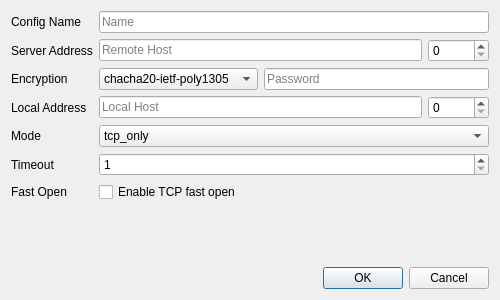
<?xml version="1.0" encoding="UTF-8"?>
<ui version="4.0">
 <class>EditDialog</class>
 <widget class="QDialog" name="EditDialog">
  <property name="geometry">
   <rect>
    <x>0</x>
    <y>0</y>
    <width>500</width>
    <height>300</height>
   </rect>
  </property>
  <property name="windowTitle">
   <string/>
  </property>
  <layout class="QVBoxLayout" name="verticalLayout">
   <item>
    <layout class="QGridLayout" name="gridLayout_2">
     <item row="6" column="1">
      <widget class="QCheckBox" name="checkBox_fastopen">
       <property name="text">
        <string>Enable TCP fast open</string>
       </property>
      </widget>
     </item>
     <item row="3" column="1">
      <layout class="QHBoxLayout" name="horizontalLayout_2">
       <item>
        <widget class="QLineEdit" name="lineEdit_localAddr">
         <property name="text">
          <string notr="true"/>
         </property>
         <property name="placeholderText">
          <string>Local Host</string>
         </property>
        </widget>
       </item>
       <item>
        <widget class="QSpinBox" name="spinBox_localPort">
         <property name="maximum">
          <number>65535</number>
         </property>
        </widget>
       </item>
      </layout>
     </item>
     <item row="5" column="0">
      <widget class="QLabel" name="label_timeout">
       <property name="text">
        <string>Timeout</string>
       </property>
      </widget>
     </item>
     <item row="5" column="1">
      <widget class="QSpinBox" name="spinBox_timeout">
       <property name="minimum">
        <number>1</number>
       </property>
       <property name="maximum">
        <number>3600</number>
       </property>
      </widget>
     </item>
     <item row="6" column="0">
      <widget class="QLabel" name="label_fastopen">
       <property name="text">
        <string>Fast Open</string>
       </property>
      </widget>
     </item>
     <item row="0" column="0">
      <widget class="QLabel" name="label_name">
       <property name="text">
        <string>Config Name</string>
       </property>
      </widget>
     </item>
     <item row="1" column="1">
      <layout class="QHBoxLayout" name="horizontalLayout_4">
       <item>
        <widget class="QLineEdit" name="lineEdit_serverAddr">
         <property name="placeholderText">
          <string>Remote Host</string>
         </property>
        </widget>
       </item>
       <item>
        <widget class="QSpinBox" name="spinBox_serverPort">
         <property name="maximum">
          <number>65535</number>
         </property>
        </widget>
       </item>
      </layout>
     </item>
     <item row="2" column="0">
      <widget class="QLabel" name="label_method">
       <property name="text">
        <string>Encryption</string>
       </property>
      </widget>
     </item>
     <item row="3" column="0">
      <widget class="QLabel" name="label_localAddr">
       <property name="text">
        <string>Local Address</string>
       </property>
      </widget>
     </item>
     <item row="2" column="1">
      <layout class="QHBoxLayout" name="horizontalLayout_3">
       <item>
        <widget class="QComboBox" name="comboBox_method">
         <item>
          <property name="text">
           <string notr="true">chacha20-ietf-poly1305</string>
          </property>
         </item>
         <item>
          <property name="text">
           <string notr="true">aes-256-gcm</string>
          </property>
         </item>
         <item>
          <property name="text">
           <string notr="true">aes-192-gcm</string>
          </property>
         </item>
         <item>
          <property name="text">
           <string notr="true">aes-128-gcm</string>
          </property>
         </item>
         <item>
          <property name="text">
           <string notr="true">aes-256-cfb</string>
          </property>
         </item>
         <item>
          <property name="text">
           <string notr="true">aes-192-cfb</string>
          </property>
         </item>
         <item>
          <property name="text">
           <string notr="true">aes-128-cfb</string>
          </property>
         </item>
         <item>
          <property name="text">
           <string notr="true">aes-256-ctr</string>
          </property>
         </item>
         <item>
          <property name="text">
           <string notr="true">aes-192-ctr</string>
          </property>
         </item>
         <item>
          <property name="text">
           <string notr="true">aes-128-ctr</string>
          </property>
         </item>
        </widget>
       </item>
       <item>
        <widget class="QLineEdit" name="lineEdit_password">
         <property name="placeholderText">
          <string>Password</string>
         </property>
        </widget>
       </item>
      </layout>
     </item>
     <item row="0" column="1">
      <widget class="QLineEdit" name="lineEdit_name">
       <property name="placeholderText">
        <string>Name</string>
       </property>
      </widget>
     </item>
     <item row="1" column="0">
      <widget class="QLabel" name="label_serverAddr">
       <property name="text">
        <string>Server Address</string>
       </property>
      </widget>
     </item>
     <item row="4" column="0">
      <widget class="QLabel" name="label_mode">
       <property name="text">
        <string>Mode</string>
       </property>
      </widget>
     </item>
     <item row="4" column="1">
      <widget class="QComboBox" name="comboBox_mode">
       <item>
        <property name="text">
         <string notr="true">tcp_only</string>
        </property>
       </item>
       <item>
        <property name="text">
         <string notr="true">tcp_and_udp</string>
        </property>
       </item>
       <item>
        <property name="text">
         <string notr="true">udp_only</string>
        </property>
       </item>
      </widget>
     </item>
    </layout>
   </item>
   <item>
    <spacer name="verticalSpacer">
     <property name="orientation">
      <enum>Qt::Vertical</enum>
     </property>
     <property name="sizeType">
      <enum>QSizePolicy::MinimumExpanding</enum>
     </property>
     <property name="sizeHint" stdset="0">
      <size>
       <width>20</width>
       <height>10</height>
      </size>
     </property>
    </spacer>
   </item>
   <item>
    <widget class="QDialogButtonBox" name="buttonBox">
     <property name="orientation">
      <enum>Qt::Horizontal</enum>
     </property>
     <property name="standardButtons">
      <set>QDialogButtonBox::Cancel|QDialogButtonBox::Ok</set>
     </property>
    </widget>
   </item>
  </layout>
 </widget>
 <resources/>
 <connections>
  <connection>
   <sender>buttonBox</sender>
   <signal>rejected()</signal>
   <receiver>EditDialog</receiver>
   <slot>reject()</slot>
   <hints>
    <hint type="sourcelabel">
     <x>316</x>
     <y>260</y>
    </hint>
    <hint type="destinationlabel">
     <x>286</x>
     <y>274</y>
    </hint>
   </hints>
  </connection>
 </connections>
</ui>
